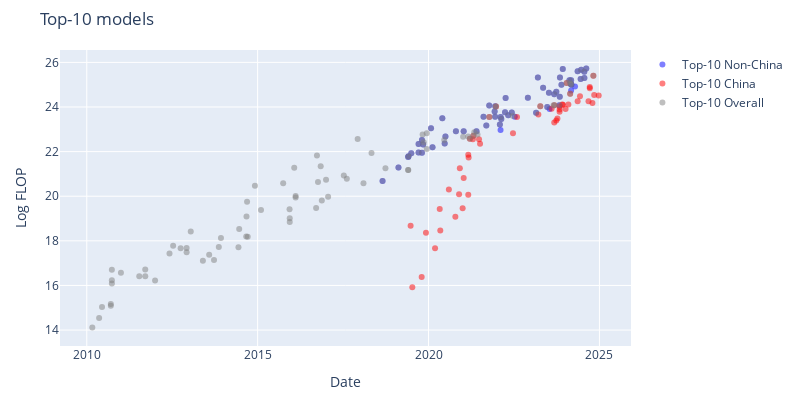

Notebook source saved alongside this figure:
### Code cell
non_china_df = df_filtered[df_filtered['category'] == 'Non-China']
china_df = df_filtered[df_filtered['category'] == 'China']
recent_top_models_df = top_models_df[top_models_df['date'] > pd.to_datetime('2010-01-01')]

fig = go.Figure()

fig.add_trace(go.Scatter(
    x=non_china_df['date'],
    y=non_china_df['log_flop'],
    mode='markers',
    marker=dict(color=colors['Non-China'], opacity=0.5),
    text=non_china_df['Model'],
    hoverinfo='text',
    name=f'Top-{top_n} Non-China'
))

fig.add_trace(go.Scatter(
    x=china_df['date'],
    y=china_df['log_flop'],
    mode='markers',
    marker=dict(color=colors['China'], opacity=0.5),
    text=china_df['Model'],
    hoverinfo='text',
    name=f'Top-{top_n} China'
))

fig.add_trace(go.Scatter(
    x=recent_top_models_df['date'],
    y=recent_top_models_df['log_flop'],
    mode='markers',
    marker=dict(color='grey', opacity=0.5),
    text=recent_top_models_df['Model'],
    hoverinfo='text',
    name=f'Top-{top_n} Overall'
))

fig.update_layout(
    width=800,
    height=400,
    xaxis_title='Date',
    yaxis_title='Log FLOP',
    title=f'Top-{top_n} models',
    margin=dict(t=50, l=60, r=60, b=50),
)

save_plot(fig, results_dir, f'top_{top_n}_models_without_kickstarting')

fig.show()

### Figure 1 — Plotly figure (JSON) as saved in the notebook; plotly's stock layout.template omitted (floating-point values rounded to 4 significant figures; data arrays with more than 128 entries replaced by an {"elided": "..."} marker saying what was removed)
{"data": [{"hoverinfo": "text", "marker": {"color": "blue", "opacity": 0.5}, "mode": "markers", "name": "Top-10 Non-China", "text": ["Big Transformer for Back-Translation", "GPT-2 (1.5B)", "Grover-Mega", "XLNet", "RoBERTa Large", "Megatron-BERT", "Megatron-LM (8.3B)", "T5-11B", "T5-3B", "XLM-RoBERTa", "Meena", "Turing-NLG", "GPT-3 175B (davinci)", "GPT-3 13B", "GShard (dense)", "mT5-XXL", "Switch", "ByT5-XXL", "Jurassic-1-Jumbo", "HyperCLOVA 82B", "Megatron-Turing NLG 530B", "Gopher (280B)", "GLaM", "EXAONE 1.0", "AlphaCode", "GPT-NeoX-20B", "LaMDA", "ST-MoE", "Chinchilla", "PaLM (540B)", "OPT-175B", "BIG-G 137B", "BLOOM-176B", "GPT-3.5", "LLaMA-65B", "GPT-4", "PaLM 2", "Inflection-1", "Claude 2", "Llama 2-70B", "Falcon-180B", "Amazon Titan", "Mi:dm 200B", "Grok-1", "GPT-4 Turbo", "Inflection-2", "Gemini 1.0 Ultra", "Gemini 1.5 Pro", "Mistral Large", "Aramco Metabrain AI", "Claude 3 Opus", "Claude 3 Sonnet", "Inflection-2.5", "Reka Core", "GPT-4o", "Nemotron-4 340B", "Claude 3.5 Sonnet", "Llama 3.1-405B", "Mistral Large 2", "Grok-2"], "type": "scatter", "x": ["2018-08-28T00:00:00", "2019-02-14T00:00:00", "2019-05-29T00:00:00", "2019-06-01T00:00:00", "2019-07-01T00:00:00", "2019-09-17T00:00:00", "2019-09-17T00:00:00", "2019-10-23T00:00:00", "2019-10-23T00:00:00", "2019-11-05T00:00:00", "2020-01-28T00:00:00", "2020-02-13T00:00:00", "2020-05-28T00:00:00", "2020-06-22T00:00:00", "2020-06-30T00:00:00", "2020-10-20T00:00:00", "2021-01-11T00:00:00", "2021-05-28T00:00:00", "2021-08-11T00:00:00", "2021-09-10T00:00:00", "2021-10-11T00:00:00", "2021-12-08T00:00:00", "2021-12-13T00:00:00", "2021-12-14T00:00:00", "2022-02-02T00:00:00", "2022-02-09T00:00:00", "2022-02-10T00:00:00", "2022-02-17T00:00:00", "2022-03-29T00:00:00", "2022-04-04T00:00:00", "2022-05-02T00:00:00", "2022-06-09T00:00:00", "2022-07-11T00:00:00", "2022-11-28T00:00:00", "2023-02-24T00:00:00", "2023-03-15T00:00:00", "2023-05-10T00:00:00", "2023-06-23T00:00:00", "2023-07-11T00:00:00", "2023-07-18T00:00:00", "2023-09-06T00:00:00", "2023-09-28T00:00:00", "2023-10-31T00:00:00", "2023-11-04T00:00:00", "2023-11-06T00:00:00", "2023-11-22T00:00:00", "2023-12-06T00:00:00", "2024-02-15T00:00:00", "2024-02-26T00:00:00", "2024-03-04T00:00:00", "2024-03-04T00:00:00", "2024-03-04T00:00:00", "2024-03-07T00:00:00", "2024-04-15T00:00:00", "2024-05-13T00:00:00", "2024-06-14T00:00:00", "2024-06-20T00:00:00", "2024-07-23T00:00:00", "2024-07-24T00:00:00", "2024-08-13T00:00:00"], "y": [20.68, 21.28, 21.76, 21.79, 21.93, 22.34, 21.96, 22.52, 21.95, 22.32, 23.05, 22.2, 23.5, 22.36, 22.68, 22.91, 22.91, 22.91, 23.57, 23.17, 24.07, 23.8, 23.56, 24.03, 23.21, 22.97, 23.55, 23.46, 23.76, 24.4, 23.63, 23.75, 23.56, 24.41, 23.74, 25.32, 24.87, 24.0, 24.64, 23.91, 24.58, 24.68, 24.08, 24.46, 25.32, 25.0, 25.7, 25.2, 25.05, 25.02, 25.2, 24.74, 25.0, 24.92, 25.6, 25.26, 25.67, 25.58, 25.3, 25.72]}, {"hoverinfo": "text", "marker": {"color": "red", "opacity": 0.5}, "mode": "markers", "name": "Top-10 China", "text": ["Tensorized Transformer (257M)", "R-Transformer", "LSTM(large)+Sememe+cell", "MMLSTM", "TransformerXL + spectrum control", "Segatron XL large, M=384", "NAS+ESS (156M)", "ERNIE-GEN (large)", "Memformer (4 encoder + 16 decoder)", "KEPLER", "CPM-Large", "ERNIE-Doc (247M)", "Wu Dao - Wen Yuan", "Wu Dao - Wen Lan", "Wu Dao - Wen Hui", "M6-T", "GLM-10B", "PLUG", "PanGu-α", "CPM-2", "ERNIE 3.0", "Yuan 1.0", "ERNIE 3.0 Titan", "CodeGeeX", "GLM-130B", "PanGu-Σ", "SenseNova", "Baichuan2-53B", "Baichuan2-13B", "Hunyuan", "Qwen-14B", "CodeFuse-13B", "BlueLM 175B", "BlueLM 130B", "Yi-34B", "Qwen-72B", "XVERSE-65B-2", "DeepSeek LLM 67B", "GLM-4 (0116)", "Qwen1.5-72B", "MegaScale (Production)", "Yi-Large", "Qwen2-72B", "DeepSeek-V2.5", "Qwen2.5-72B", "Telechat2-115B", "Yi-Lightning", "Doubao-pro", "Hunyuan-Large", "DeepSeek-V3"], "type": "scatter", "x": ["2019-06-24T00:00:00", "2019-07-12T00:00:00", "2019-10-20T00:00:00", "2019-12-05T00:00:00", "2020-03-11T00:00:00", "2020-04-30T00:00:00", "2020-05-06T00:00:00", "2020-08-06T00:00:00", "2020-10-14T00:00:00", "2020-11-23T00:00:00", "2020-12-01T00:00:00", "2020-12-31T00:00:00", "2021-01-11T00:00:00", "2021-03-01T00:00:00", "2021-03-01T00:00:00", "2021-03-05T00:00:00", "2021-03-18T00:00:00", "2021-04-19T00:00:00", "2021-04-25T00:00:00", "2021-06-24T00:00:00", "2021-07-05T00:00:00", "2021-10-12T00:00:00", "2021-12-23T00:00:00", "2022-06-22T00:00:00", "2022-08-04T00:00:00", "2023-03-20T00:00:00", "2023-04-10T00:00:00", "2023-08-09T00:00:00", "2023-09-06T00:00:00", "2023-09-07T00:00:00", "2023-09-28T00:00:00", "2023-10-10T00:00:00", "2023-11-02T00:00:00", "2023-11-02T00:00:00", "2023-11-02T00:00:00", "2023-11-30T00:00:00", "2023-12-08T00:00:00", "2024-01-05T00:00:00", "2024-01-17T00:00:00", "2024-02-04T00:00:00", "2024-02-23T00:00:00", "2024-05-13T00:00:00", "2024-06-07T00:00:00", "2024-09-06T00:00:00", "2024-09-19T00:00:00", "2024-09-20T00:00:00", "2024-10-18T00:00:00", "2024-10-28T00:00:00", "2024-11-06T00:00:00", "2024-12-24T00:00:00"], "y": [18.68, 15.92, 16.38, 18.37, 17.66, 19.42, 18.46, 20.3, 19.08, 20.09, 21.26, 19.46, 20.81, 21.86, 20.06, 21.74, 22.58, 22.56, 22.71, 22.56, 22.35, 23.55, 24.02, 22.82, 23.55, 23.67, 24.03, 23.92, 23.31, 24.08, 23.4, 23.49, 24.02, 23.89, 23.79, 24.11, 24.1, 23.91, 25.08, 24.11, 24.59, 24.26, 24.48, 24.25, 24.89, 24.84, 24.18, 25.4, 24.54, 24.52]}, {"hoverinfo": "text", "marker": {"color": "grey", "opacity": 0.5}, "mode": "markers", "name": "Top-10 Overall", "text": {"elided": "129 str values"}, "type": "scatter", "x": {"elided": "129 str values"}, "y": {"elided": "129 float values"}}], "layout": {"height": 400, "margin": {"b": 50, "l": 60, "r": 60, "t": 50}, "title": {"text": "Top-10 models"}, "width": 800, "xaxis": {"title": {"text": "Date"}}, "yaxis": {"title": {"text": "Log FLOP"}}}}
